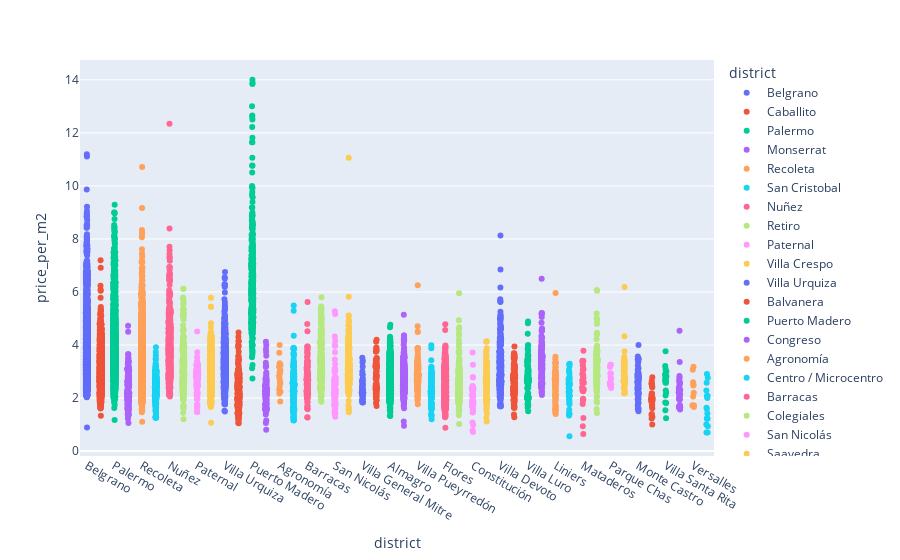

The cell this chart's notebook holds for it:
### Code cell
fig = px.strip(data, x='district', y='price_per_m2', color='district')
fig.show()
